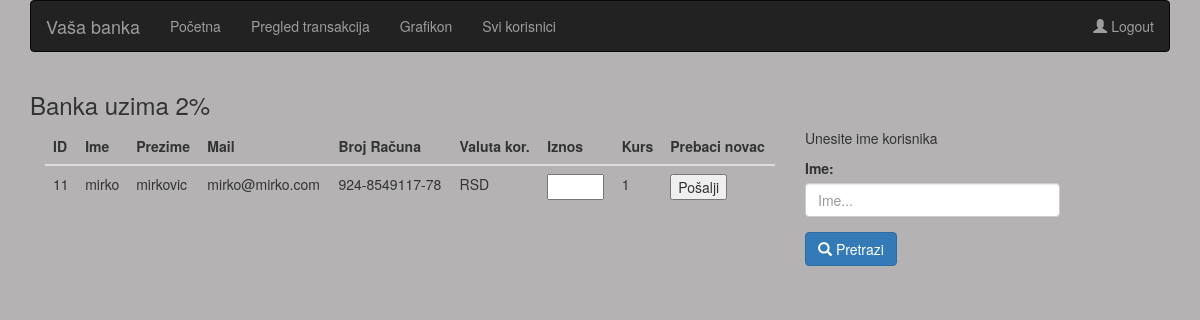
Page /transfer.php (signed in) on the committed database.
### tables this page shows
CREATE TABLE IF NOT EXISTS `users` (
  `id` int(11) NOT NULL AUTO_INCREMENT,
  `name` varchar(50) NOT NULL,
  `surname` varchar(50) NOT NULL,
  `password` varchar(100) NOT NULL,
  `mail` varchar(100) NOT NULL,
  `account_id` int(11) NOT NULL,
  `phone` varchar(50) NOT NULL,
  `admin` int(11) NOT NULL DEFAULT '0',
  PRIMARY KEY (`id`),
  KEY `account_id` (`account_id`)
);

CREATE TABLE IF NOT EXISTS `accounts` (
  `id` int(11) NOT NULL AUTO_INCREMENT,
  `number` varchar(50) NOT NULL,
  `date` varchar(50) NOT NULL,
  `amount` double NOT NULL DEFAULT '300',
  `currency_id` int(11) NOT NULL,
  PRIMARY KEY (`id`),
  KEY `valuta_id` (`currency_id`)
);

CREATE TABLE IF NOT EXISTS `currency` (
  `id` int(11) NOT NULL AUTO_INCREMENT,
  `cur` varchar(10) NOT NULL,
  PRIMARY KEY (`id`)
);

### transfer.php (the view, shortened to what this page needs)
<?php
include "api/connect.php";
$userid=$_SESSION['userId'];
$sql = "SELECT accounts.*, users.*, currency.cur FROM users
    JOIN accounts ON accounts.id = users.account_id
    JOIN currency ON currency.id = accounts.currency_id WHERE users.id !='$userid'";
$table = $conn->query($sql);
function getCurValue($cur)
{
    $konvertor = file_get_contents("https://api.exchangeratesapi.io/latest");
    $konvertor = json_decode($konvertor);
    if ($cur == "USD"){
        $dollar_rate = 119 / ($konvertor->rates->USD);
        return round($dollar_rate, 2);
    } else if ($cur == "CHF"){
        $chf_rate = 119 / ($konvertor->rates->CHF);
        return round($chf_rate, 2);
    } else {
        return 1;
    }
}
?>
<!DOCTYPE html>
<html lang="en">
<head>
    <link rel="stylesheet" href="https://maxcdn.bootstrapcdn.com/bootstrap/3.4.1/css/bootstrap.min.css">
</head>
<body style="background-color: 	#b4b2b2">
    <?php include "nav.php"; ?>
    <div class="container">
        <h3>Banka uzima 2%</h3>
        <div class="col-lg-8 col-xs-12">
            <div id="response">
                <table class="table">
                    <thead>
                        <tr>
                            <th>ID</th>
                            <th>Ime</th>
                            <th>Prezime</th>
                            <th>Mail</th>
                            <th>Broj Računa</th>
                            <th>Valuta kor.</th>
                            <th>Iznos</th>
                            <th>Kurs</th>
                            <th>Prebaci novac</th>
                        </tr>
                    </thead>
                    <tbody>
                        <?php while ($line = $table->fetch_object()) {  ?>
                            <tr>
                                <td><?php echo $line->account_id; ?></td>
                                <td><?php echo $line->name; ?></td>
                                <td><?php echo $line->surname; ?></td>
                                <td><?php echo $line->mail; ?></td>
                                <td><?php echo $line->number; ?></td>
                                <td><?php echo $line->cur; ?></td>
                                <td><input type="text" name="amount" id="amount<?php echo $line->account_id; ?>" size="4"></td>
                                <td><?php echo getCurValue($line->cur); ?></td>
                                <td><button onclick="transfer(<?php echo $line->account_id; ?>, <?php echo getCurValue($line->cur); ?>)">Pošalji</button></td>
                            </tr>
                        <?php  } ?>
                    </tbody>
                </table>
            </div>
        </div>
        <div class="col-lg-3 col-xs-12">
            <p>Unesite ime korisnika</p>
            <div class="form-group">
                <label for="exampleInputPassword1">Ime:</label>
                <input type="text" class="form-control" id="name" placeholder="Ime...">
            </div>
            <button onclick="search();" class="btn btn-primary"><span class="glyphicon glyphicon-search" aria-hidden="true"></span> Pretrazi</button>
        </div>
    </div>
</body>
</html>

### rows in the picture
users: account "11", name "mirko", surname "mirkovic", mail "mirko@mirko.com", account.number "924-8549117-78", currency.cur "RSD", currency.cur "1"
